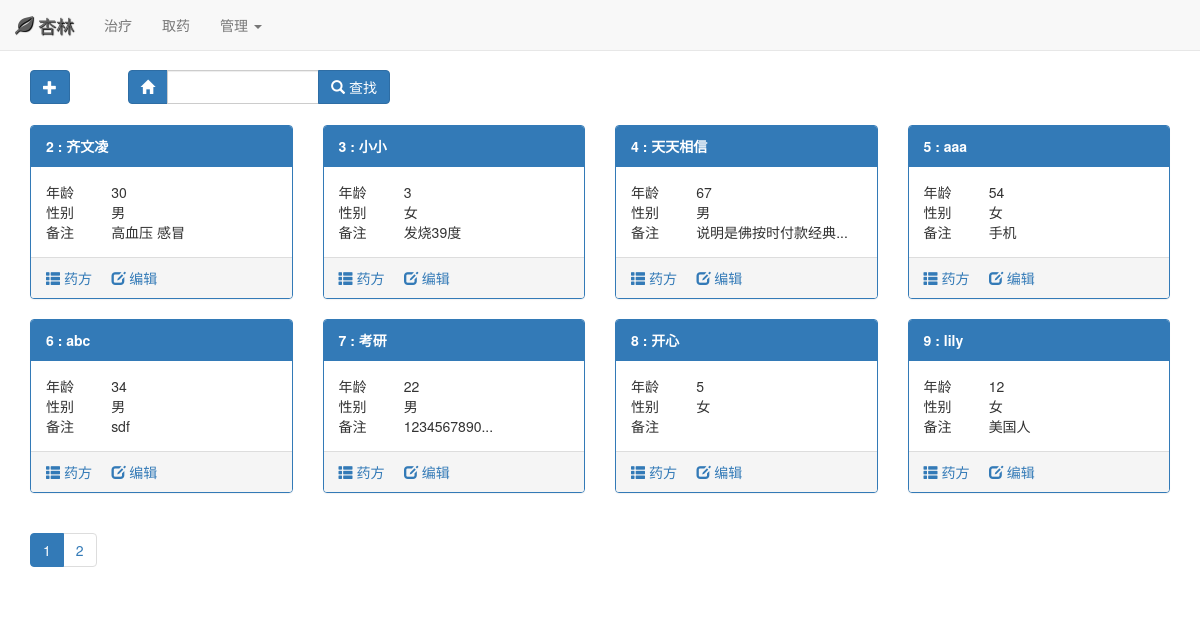
/index?m=cure, run on the app's committed database.
### app/models.py (models this page shows, shortened)
class MPatient(gdb.Model):
    __tablename__ = 't_patients'
    c_id = gdb.Column(gdb.Integer, primary_key=True)
    c_name = gdb.Column(gdb.String(10))
    c_py = gdb.Column(gdb.String(50))
    c_age = gdb.Column(gdb.Integer)
    c_sex = gdb.Column(gdb.String(1))
    c_info = gdb.Column(gdb.String(50))

### app/routes.py (the view)
@app.route('/')
@app.route('/index', methods=['GET', 'POST'])
def index():
    return views.index()

### app/views.py (called while the page is built)
def index():
    res = request.args
    module = res.get('m', 'index').lower()
    action = res.get('a', 'index').lower()
    print(module,action)
    vObj = eval('V'+module+'()')
    if vObj:
        func = getattr(vObj, action, None)
        if func:
            return func(module, action)
    return redirect('/index')

    def index(self, module, action):
        page = request.args.get('page', 1, type=int)
        search = request.values.get('search', '')
        if search.isdigit():
            query = models.MPatient.query.filter(models.MPatient.c_id==search)
        elif search.encode('utf-8').isalpha():
            query = models.MPatient.query.filter(models.MPatient.c_py.like("%$"+search+"%"))
        else:
            query = models.MPatient.query.filter(models.MPatient.c_name.like("%"+search+"%"))
        pagination = query.paginate(page, 8, error_out=False)
        posts = pagination.items
        template = module + '_' + action + ".html"
        return render_template(template, data=posts, pagination=pagination, search=search)

### app/templates/cure_index.html (shortened to what this page needs)
{% extends "base.html" %}
{%import '_macros.html' as macros%}
{% block content %}
<div class="container-fluid">
    <div class="col-xs-2 col-md-1">
        <button class="btn btn-primary"
            onclick="window.location.href='/index?m=cure&a=form&search={{search}}';">
            <span class="glyphicon glyphicon-plus"></span>
        </button>
        </div>
        <div class="col-xs-10 col-md-3 " style="margin-bottom:20px">
        <form id="search_form" action="/index?m=cure" method="post">
            <div class="input-group">
                <span class="input-group-btn">
                    <button id="search_all" class="btn btn-primary" type="button">
                    <span class="glyphicon glyphicon-home"></span></button>
                </span>
                <input type="text" class="form-control" id="patient_find" name="search" value="{{search}}">
                <span class="input-group-btn">
                    <button class="btn btn-primary" type="submit">
                    <span class="glyphicon glyphicon-search"></span> 查找</button>
                </span>
            </div>
        </form>
    </div>
    <div class="clearfix col-xs-12 col-md-12"></div>
    {% for row in data %}
    <div class="col-xs-12 col-sm-6 col-md-3">
        <div class="panel panel-primary">
        <div class="panel-heading"><strong>{{row.c_id}}&nbsp;:&nbsp;{{row.c_name}}</strong></div>
        <div class="panel-body">
            <div class="row">
                <div class="col-xs-3 col-md-3">年龄</div>
                <div class="text-left col-xs-9 col-md-9">{{row.c_age}}</div>
            </div>
            <div class="row">
                <div class="col-xs-3 col-md-3">性别</div>
                <div class="text-left col-xs-9 col-md-9">{{row.c_sex}}</div>
            </div>
            <div class="row">
                <div class="col-xs-3 col-md-3">备注</div>
                <div class="text-left col-xs-9 col-md-9" title="{{row.c_info}}">
                    {% if row.c_info|length > 10 %}
                        {{row.c_info[:10]}}...
                    {% else %}
                        {{row.c_info}}
                    {% endif %}
                </div>
            </div>
        </div>
        <div class="panel-footer text-left">
            <a href="/index?m=cure&a=list&id={{row.c_id}}">
                <span class="glyphicon glyphicon-th-list"></span> 药方</a>&nbsp;&nbsp;&nbsp;&nbsp;
            <a href="/index?m=cure&a=form&id={{row.c_id}}">
                <span class="glyphicon glyphicon-edit"></span> 编辑</a>&nbsp;&nbsp;&nbsp;&nbsp;
        </div>
        </div>
    </div>
    {% endfor %}
    <div class="clearfix col-xs-12 col-md-12">
        {% if pagination %}
        {{ macros.pagination_widget(pagination, 'index', '&m=cure&search='+search) }}
        {% endif %}
    </div>
</div>
{% endblock %}

### data on the page
MPatient: c_id "2", c_name "齐文凌", c_age "30", c_sex "男", c_info "高血压 感冒"
MPatient: c_id "3", c_name "小小", c_age "3", c_sex "女", c_info "发烧39度"
MPatient: c_id "4", c_name "天天相信", c_age "67", c_sex "男", c_info "说明是佛按时付款经典"
MPatient: c_id "5", c_name "aaa", c_age "54", c_sex "女", c_info "手机"
MPatient: c_id "6", c_name "abc", c_age "34", c_sex "男", c_info "sdf"
MPatient: c_id "7", c_name "考研", c_age "22", c_sex "男", c_info "1234567890"
MPatient: c_id "8", c_name "开心", c_age "5", c_sex "女"
MPatient: c_id "9", c_name "lily", c_age "12", c_sex "女", c_info "美国人"

### other printed values
{{ p }} "1"
{{ p }} "2"
